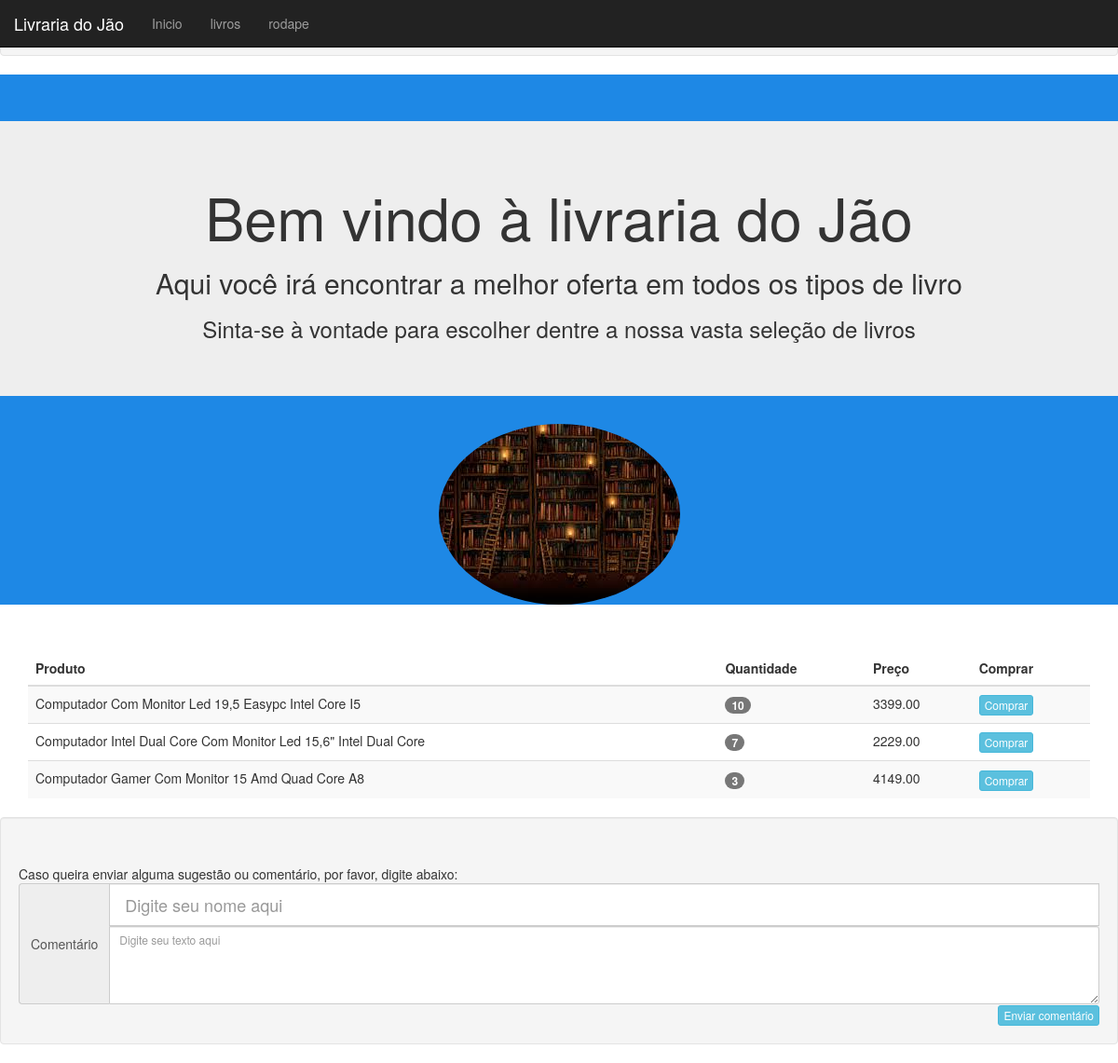
/computador/, run on the app's committed database.
### vendas/models.py (models this page shows, shortened)
class Menu(models.Model):
    texto = models.CharField(max_length=20, db_index=True)
    ref = models.CharField(max_length=20, blank=True)
    class Meta:
        ordering = ('texto',)

class Descricao(models.Model):
    texto = models.CharField(max_length=200, db_index=True)
    size = models.CharField(max_length=3)
    class Meta:
        ordering = ('size',)

class Carousel(models.Model):
    imagem = models.TextField(blank=True)
    class Meta:
        ordering = ('imagem',)
    def __str__(self):
        return self.imagem

class Tabela(models.Model):
    titulo = models.CharField(max_length=20, db_index=True)
    class Meta:
        ordering = ('pk',)
    def __str__(self):
        return self.titulo

class Produto(models.Model):
    categoria = models.ForeignKey(Categoria, related_name='produtos')
    nome = models.CharField(max_length=200, db_index=True)
    slug = models.SlugField(max_length=200, db_index=True)
    imagem = models.TextField(blank=True)
    descricao = models.TextField(blank=True)
    preco = models.DecimalField(max_digits=10, decimal_places=2)
    estoque = models.PositiveIntegerField()
    disponivel = models.BooleanField(default=True)
    data_cadastramento = models.DateTimeField(auto_now_add=True)
    data_atualizacao = models.DateTimeField(auto_now=True)
    botao = models.CharField(max_length=10, db_index=True, default="Comprar")
    class Meta:
        ordering = ('-data_cadastramento',)

class Rodape(models.Model):
    titulo = models.CharField(max_length=20, db_index=True)
    class Meta:
        ordering = ('pk',)
    def __str__(self):
        return self.titulo

### vendas/views.py (the view)
# urls.py: url(r'^(?P<slug_da_categoria>[-\w]+)/$', views.lista_produtos, name='lista_produtos_por_categoria'),
def lista_produtos(request, slug_da_categoria=None):
    categoria = None
    categorias = Categoria.objects.all()
    produtos = Produto.objects.filter(disponivel=True)
    if slug_da_categoria:
        categoria = get_object_or_404(Categoria, slug=slug_da_categoria)
        produtos = produtos.filter(categoria=categoria)
    return render(request, 'vendas/produto/lista.html', {'categorias': categorias,
                                                         'produtos': produtos,
                                                         'categoria': categoria,
                                                         'menu' : get_menu_categorias(),
                                                         'carousel' : get_carousel(),
                                                         'descricao': get_descricao(),
                                                         'comment': get_rodape(),
                                                         'tabela': get_tabela()})

### vendas/views.py (called while the page is built)
def get_menu_categorias():
    menu = Menu.objects.all()
    return menu

def get_carousel():
    carousel = Carousel.objects.all()
    return carousel

def get_descricao():
    descricao = Descricao.objects.all()
    return descricao

def get_tabela():
    tabela = Tabela.objects.all()
    return tabela

def get_rodape():
    rodape = Rodape.objects.all()
    return rodape

### vendas/templates/vendas/produto/lista.html (shortened to what this page needs)
{% extends "vendas/base.html" %}
{% block navbar %}
    {% with menu as itens %}
        {{ block.super }}
    {% endwith %}
{% endblock %}
{% load static %}
{% block conteudo %}
    {% static "vendas/imagens/" as baseUrl %}
    <div id="inicio">
    <div class="jumbotron">
        {% for desc in descricao %}
            {% with '/'|add:desc.size as tag %}
                <{{ desc.size }} align="center">{{ desc.texto }}<{{ tag | safe }}>
            {% endwith %}
        {% endfor %}
    </div>
    <div id="carousel" class="carousel slide" align="center" data-ride="carousel">
        <div class="carousel-inner" style="width: 259px; height: 194px">
            {% for img in carousel %}
                {% if forloop.first %}
                    <div class="item active">
                {% else %}
                    <div class="item">
                {% endif %}
            <img class="d-block w-100 h-100 img-circle" src="{% static '/vendas/imagens/' %}/{{ img }}">
            </div>
            {% endfor %}
            </div>
        </div>
    </div>
    <div class="container" id="livros">
        <table class="table table-striped">
            <thead>
            <tr>
                {% for titulo in tabela %}
                    <th>{{ titulo }}</th>
                {% endfor %}
            </tr>
            </thead>
          <tbody>
          {% for produto in produtos %}
            <tr>
                <td class="book">{{ produto.nome }}</td>
                <td><span class="badge">{{ produto.estoque }}</span></td>
                <td class="price" name="">{{ produto.preco }}</td>
                <td>
                    <button type="button" class="btn btn-xs btn-info">
                        {{ produto.botao }}
                    </button>
                </td>
            </tr>
        {% endfor %}
        </table>
    </div>
    <div id="rodape" class="well">
    <footer>
        <span align="center">{{ comment.0 }}</span>
        <form action="" id="comment">
            <div class="input-group">
                <span class="input-group-addon">{{ comment.1 }}</span>
                <input type="text" class="form-control input-lg" aria-label="Comentário"
                       placeholder="{{ comment.2 }}">
                <textarea rows="4" class="form-control input-sm" cols="50" name="comment"
                          placeholder="{{ comment.3 }}"></textarea>
            </div>
        </form>
        <div align="right">
            <button onclick="cleanForm();" type="button" class="btn btn-xs btn-info" data-toggle="modal"
                    data-target="#feedback">
                {{ comment.4 }}
            </button>
        </div>
    </footer>
</div>
{% endblock %}

### vendas/templates/vendas/base.html (shortened to what this page needs)
{% load static %}
<!DOCTYPE html>
<html lang="en">
<head>
    <link rel="stylesheet" type="text/css" href="{% static 'vendas/css/bootstrap.css' %}"/>
    <link rel="stylesheet" type="text/css" href="{% static 'vendas/css/base.css' %}"/>
</head>
<body data-spy="scroll" data-target=".navbar" data-offset="50">
<nav class="navbar navbar-inverse navbar-fixed-top">
    <a class="navbar-brand">Livraria do Jão</a>
    {% block navbar %}
        <ul class="nav navbar-nav">
            {% for item in itens %}
                <li><a href="{{ item.ref }}">{{ item.texto }}</a></li>
            {% endfor %}
        </ul>
    {% endblock %}
</nav>
{% block conteudo %}
{% endblock %}
</body>
</html>

### vendas/static/vendas/css/base.css (style rules this page uses)
#inicio { padding-top: 50px; widthcolor: #fff; background-color: #1E88E5; }
#livros { padding-top: 50px; }
#rodape { padding-top: 50px; }

### data on the page
Menu: texto "Inicio"
Menu: texto "livros"
Menu: texto "rodape"
Descricao: texto "Bem vindo à livraria do Jão"
Descricao: texto "Aqui você irá encontrar a melhor oferta em todos os tipos de livro"
Descricao: texto "Sinta-se à vontade para escolher dentre a nossa vasta seleção de livros"
Carousel: imagem (picture)
Tabela: titulo "Produto"
Tabela: titulo "Quantidade"
Tabela: titulo "Preço"
Tabela: titulo "Comprar"
Produto: nome "Computador Com Monitor Led 19,5 Easypc Intel Core I5", estoque "10", preco "3399.00", botao "Comprar"
Produto: nome "Computador Intel Dual Core Com Monitor Led 15,6\" Intel Dual Core", estoque "7", preco "2229.00", botao "Comprar"
Produto: nome "Computador Gamer Com Monitor 15 Amd Quad Core A8", estoque "3", preco "4149.00", botao "Comprar"
Rodape: titulo "Caso queira enviar alguma sugestão ou comentário, por favor, digite abaixo:"
Rodape: titulo "Comentário"
Rodape: titulo "Digite seu nome aqui"
Rodape: comment "Digite seu texto aqui"
Rodape: titulo "Enviar comentário"
